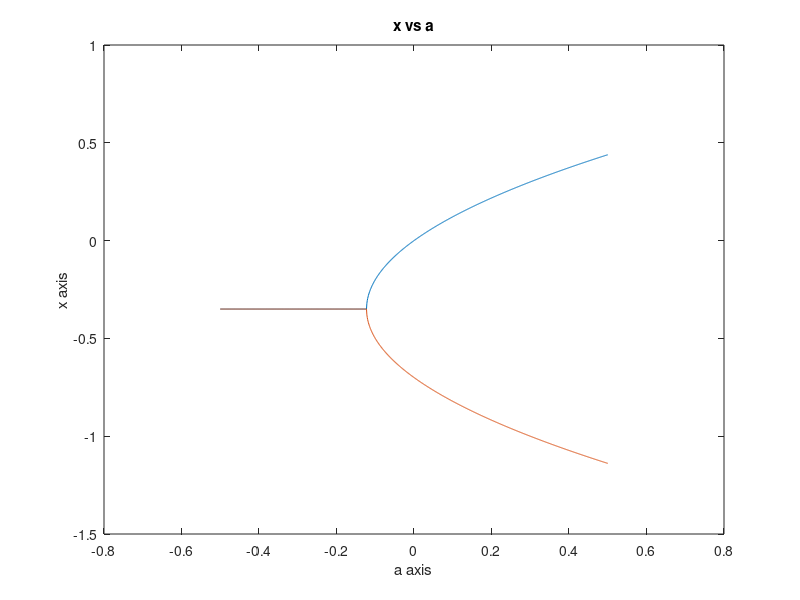

Here is the MATLAB script that generated this plot: (Note: this script raises an error after producing the figure.)
%% Bifurcation with plot

close all;
clear all;
clc;

% a = sym('a');
% x = sym('x');
% A = [(.7-sqrt(.49+4*a)), 0.3; 1, 0]; 
% [v,d]=eig(A);
% x = linspace(-1, 1, 3000);
% y1 = subs(d(1,1),a,x);
% plot(x,y1)
% hold on
% yline(-1)
% yline(1)
% hold off


% a = sym('a');
% x = sym('x');
% A = [(-0.7+sqrt(4*a-1.47)), 0.3; 1, 0]; 
% [v,d]=eig(A);
% x = linspace(-5, 5, 3000);
% d
% y1 = subs(d(2,2),a,x);
% plot(x,y1)
% hold on
% yline(-1)
% yline(1)
% hold off

% a = sym('a');
% x = sym('x');
% Df_1 = [(-0.7-sqrt(4*a-1.47)), 0.3; 1, 0];
% Df_2 = [(-0.7+sqrt(4*a-1.47)), 0.3; 1, 0];
% DF = Df_1*Df_2; 
% [v,d]=eig(DF);
% x = linspace(.912, .913, 3000);
% y1 = subs(d(1,1),a,x);
% plot(x,y1)
% hold on
% yline(-1)
% % yline(1)
% hold off

a = linspace(-.5,.5,1000);
x1 = (-0.7+sqrt((0.7^2)+4*a))/2
plot(a,x1)
title('x vs a')
xlabel('a axis')
ylabel('x axis')
hold on

x2 = (-0.7-sqrt((0.7^2)+4*a))/2
plot(a,x2)

xline(-0.1225)
xline(0.3675)
yline(.35)
yline(-0.35)

hold off







